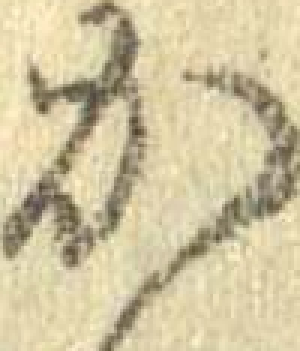
#> input picture s1.jpg, 100 x 117 px (shown 3 times larger)
$ python -i myalgorithm.py   (imports and definitions only)
#> lines starting #> are read from the running program, lines starting #| are printed output that depends on the picture
#> further down, picture is the input picture: PIL image 100x117 RGB; mean R, G, B 207.9, 195.5, 159.2
import numpy as np
import cv2
from PIL import ImageFilter, ImageEnhance, Image

tam_feature_vec = 1024
class MyAlgorithm():
    """
    Build your algorithm.
    """
    # [57 lines left out: function build_model, not called in this run]

    # Output is expected as list, ['U+304A','U+304A','U+304A']
    def predict(self,img):
        # img = np.array(img.convert('L'))

        img = img.convert('L')  # Gray scale
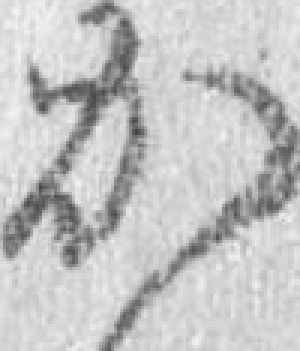
#> img: PIL image 100x117 L (shown 3 times larger); min 67, max 244, mean 195.2
        ne_img = ImageEnhance.Contrast(img).enhance(2)
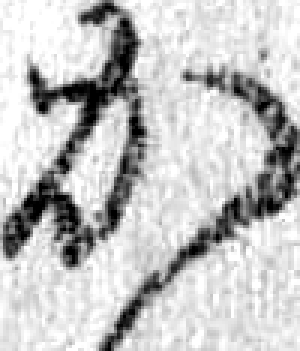
#> ne_img: PIL image 100x117 L (shown 3 times larger); min 0, max 255, mean 194.8
        ers_img = ne_img.filter(ImageFilter.RankFilter(3, 1))
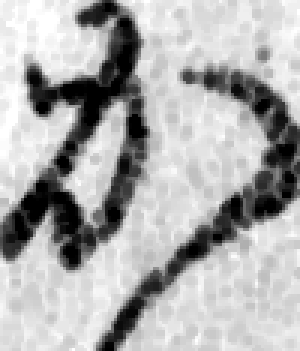
#> ers_img: PIL image 100x117 L (shown 3 times larger); min 0, max 255, mean 174.1
        img = np.array(ers_img)

        feat = np.resize(img,tam_feature_vec)  # feature vector
#> feat = 1024 values, max 255 at index 10, min 0 at index 135, mean 206.6
        #print(len(feat))
        # print("mmm")
#> (the run stopped early here; a loop or call above may not have finished)

$ run again, on t3.png
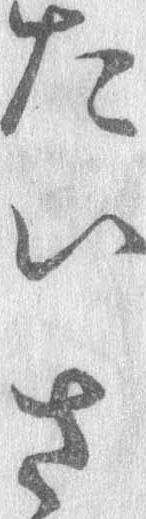
#> input picture t3.png, 146 x 519 px
#> picture is the input picture: PIL image 146x519 L; min 67, max 254, mean 201.9
#> in predict, `ne_img = ImageEnhance.Contrast(img).enhance(2)`:
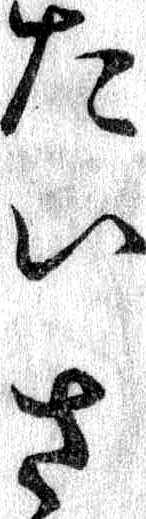
#> ne_img: PIL image 146x519 L; min 0, max 255, mean 201
#> in predict, `ers_img = ne_img.filter(ImageFilter.RankFilter(3, 1))`:
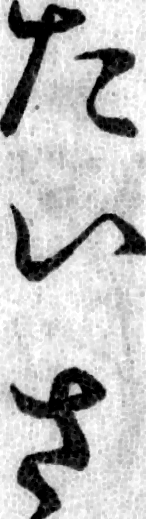
#> ers_img: PIL image 146x519 L; min 0, max 255, mean 186.3
#> feat = 1024 values, max 255 at index 9, min 0 at index 161, mean 212.5
